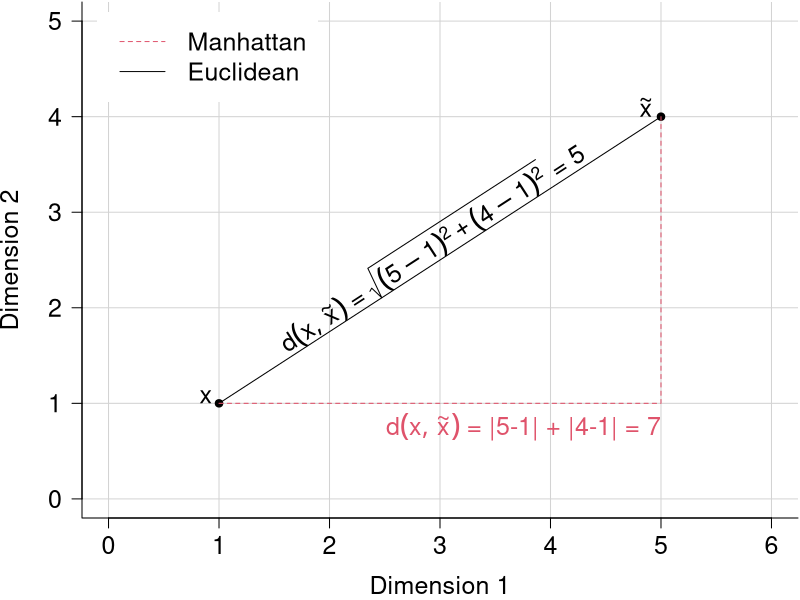

Recreate this plot in R.
# PREREQ -----------------------------------------------------------------------

library(knitr)
library(ggplot2)

# FUNCTIONS --------------------------------------------------------------------

getCurrentAspect = function() {
  
  uy <- diff(grconvertY(1:2, "user", "inches"))
  ux <- diff(grconvertX(1:2, "user", "inches"))
  uy / ux
  
}

# PLOT -------------------------------------------------------------------------

pdf("../figure/reg_knn_2.pdf", width = 7, height = 5)

par(mar = c(4, 4, 0, 0) + .1)
cex = 1.5

p = plot(x = c(1L, 5L), 
     y = c(1L, 4L), 
     ylim = c(0, 5), 
     xlim = c(0, 6), 
     pch = 19, 
     las = 1,
     panel.first = grid(col = "lightgray", lty = "solid"),
     xlab = "Dimension 1", 
     ylab = "Dimension 2", 
     cex.lab = cex, 
     cex.axis = cex, 
     bty = 'l')

lines(x = c(1L, 5L), y = c(1L, 4L))

text(x = c(1L, 5L), 
     y = c(1L, 4L), 
     c(expression(x), expression(tilde(x))), 
     adj = c(1.5, 0), 
     cex = cex)

lines(x = c(1L, 5L, 5L, 5L), 
      y = c(1L, 1L, 1L, 4L), 
      col = 2,
      lty = 2)

legend(x = -0.1, 
       y = 5.1, 
       lty = c(2, 1), 
       legend = c("Manhattan", "Euclidean"), 
       col = c(2, 1), 
       cex = cex,
       box.lwd = 0, 
       box.col = "white", 
       bg = "white")

text(x = 5, y = 0.9, 
     expression(d(x, tilde(x)) ~ "= |5-1| + |4-1| = 7"), 
     adj = c(1, 1), 
     col = 2, 
     cex = cex)

asp = getCurrentAspect()

text(x = 3, 
     y = 2.5, 
     expression(d(x,tilde(x)) ~ "="~ sqrt((5 - 1)^2 + (4 - 1)^2) ~ "= 5"),
     adj = c(0.5, 0), 
     col = 1, 
     srt = 180 / pi * atan(3 / 4 * asp), 
     cex = cex)

ggsave("../figure/reg_knn_2.pdf", width = 8, height = 6)
dev.off()
